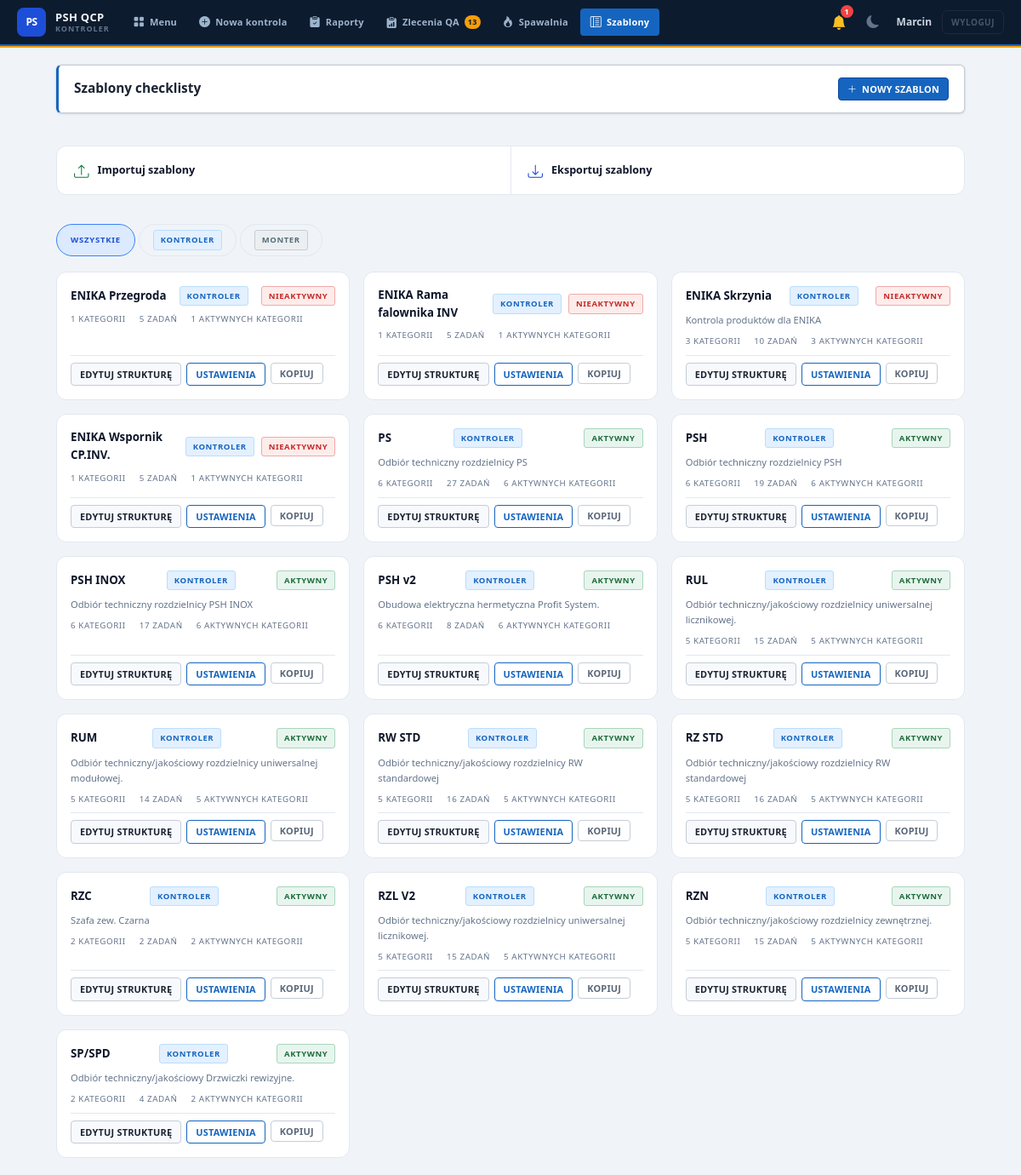
Screenshot of /admin/templates (signed in) with the database file from the repository.
### models.py (models this page shows, shortened)
class User(UserMixin, db.Model):
    __tablename__ = 'users'
    id = db.Column(db.Integer, primary_key=True)
    username = db.Column(db.String(64), unique=True, nullable=False)
    email = db.Column(db.String(120), unique=True, nullable=False)
    password_hash = db.Column(db.String(256), nullable=False)
    role = db.Column(db.String(16), nullable=False, default='kontroler')
    created_at = db.Column(db.DateTime, default=lambda: datetime.now(UTC))
    reports = db.relationship('Report', backref='author', lazy='dynamic',
                             foreign_keys='[Report.user_id]')
    @property
    def is_admin(self): return self.role == 'admin'
    @property
    def is_kontroler(self): return self.role in ('admin', 'kontroler')
    @property
    def role_label(self):
        return {'admin': 'Administrator', 'order': 'Zamawiający',
                'kontroler': 'Kontroler', 'monter': 'Monter',
                'spawacz': 'Spawacz'}.get(self.role, self.role)

class ChecklistTemplate(db.Model):
    __tablename__ = 'checklist_templates'
    id = db.Column(db.Integer, primary_key=True)
    name = db.Column(db.String(128), nullable=False)
    description = db.Column(db.Text, nullable=True)
    is_active = db.Column(db.Boolean, default=True)
    template_type = db.Column(db.String(16), default='kontroler')  # kontroler | monter
    created_at = db.Column(db.DateTime, default=lambda: datetime.now(UTC))
    categories = db.relationship('Category', backref='template', lazy='dynamic',
                                 cascade='all, delete-orphan', order_by='Category.order')
    @property
    def task_count(self):
        return sum(c.tasks.filter_by(is_active=True).count()
                   for c in self.categories.filter_by(is_active=True))

### app.py (the view)
@app.route('/admin/templates')
@login_required
@kontroler_required
def admin_templates():
    type_filter = request.args.get('type', '')  # '' | 'kontroler' | 'monter'
    q = ChecklistTemplate.query
    if type_filter in ('kontroler', 'monter'):
        q = q.filter_by(template_type=type_filter)
    templates = q.order_by(ChecklistTemplate.name).all()
    return render_template('admin/templates.html', templates=templates, type_filter=type_filter)

### templates/admin/templates.html (shortened to what this page needs)
{% extends "admin/base_admin.html" %}
{% block admin_content %}
<div class="page-header">
  <h1 class="page-title">Szablony checklisty</h1>
  <a href="{{ url_for('admin_template_new') }}" class="btn btn-primary btn-sm"><i class="bi bi-plus-lg"></i> Nowy szablon</a>
</div>
<div class="tpl-io-bar">
  <form method="post" action="{{ url_for('admin_templates_import') }}"
        enctype="multipart/form-data" id="import-form">
    <label for="import-file" class="tpl-io-action tpl-io-import" title="Importuj szablony z pliku JSON">
      <i class="bi bi-upload"></i>
      <span>Importuj szablony</span>
    </label>
  </form>
  <a href="{{ url_for('admin_templates_export') }}" class="tpl-io-action tpl-io-export" title="Eksportuj szablony">
    <i class="bi bi-download"></i>
    <span>Eksportuj szablony</span>
  </a>
</div>
<div class="filter-tabs">
  <a href="{{ url_for('admin_templates') }}"
     class="filter-tab {% if not type_filter %}active{% endif %}">Wszystkie</a>
  <a href="{{ url_for('admin_templates', type='kontroler') }}"
     class="filter-tab {% if type_filter == 'kontroler' %}active{% endif %}">
    <span class="badge badge-info">Kontroler</span>
  </a>
  <a href="{{ url_for('admin_templates', type='monter') }}"
     class="filter-tab {% if type_filter == 'monter' %}active{% endif %}">
    <span class="badge badge-neutral">Monter</span>
  </a>
</div>
{% if templates %}
<div class="template-grid">
  {% for t in templates %}
  <div class="template-card">
    <div class="template-card-header">
      <span class="template-card-name">{{ t.name }}</span>
      {% if t.template_type == 'monter' %}
        <span class="badge badge-neutral">Monter</span>
      {% else %}
        <span class="badge badge-info">Kontroler</span>
      {% endif %}
      {% if t.is_active %}
        <span class="badge badge-success">Aktywny</span>
      {% else %}
        <span class="badge badge-danger">Nieaktywny</span>
      {% endif %}
    </div>
    {% if t.description %}
    <p class="template-card-desc">{{ t.description }}</p>
    {% endif %}
    <div class="template-card-meta">
      <span>{{ t.categories.count() }} kategorii</span>
      <span>{{ t.task_count }} zadań</span>
      <span>{{ t.categories.filter_by(is_active=True).count() }} aktywnych kategorii</span>
    </div>
    <div class="template-card-actions">
      <a href="{{ url_for('admin_template_categories', tmpl_id=t.id) }}" class="btn btn-secondary btn-sm">Edytuj strukturę</a>
      <a href="{{ url_for('admin_template_edit', tmpl_id=t.id) }}" class="btn btn-outline btn-sm">Ustawienia</a>
      <form method="post" action="{{ url_for('admin_template_copy', tmpl_id=t.id) }}" class="form-inline">
        <button type="submit" class="btn btn-ghost btn-sm">Kopiuj</button>
      </form>
    </div>
  </div>
  {% endfor %}
</div>
{% endif %}
{% endblock %}

### templates/base.html (shortened to what this page needs)
<!DOCTYPE html>
<html lang="pl">
<head>
  <link rel="stylesheet" href="{{ url_for('static', filename='css/main.css') }}">
  <link rel="stylesheet" href="{{ url_for('static', filename='css/erp-design.css') }}">
  <link rel="stylesheet" href="https://cdn.jsdelivr.net/npm/bootstrap-icons@1.11.3/font/bootstrap-icons.min.css">
</head>
<body class="light">
{% if current_user.is_authenticated and current_user.is_admin %}
<header class="mobile-header" id="mobile-header">
  <span class="mobile-brand">PS QCP</span>
  <div class="mobile-header-actions">
    <a href="{{ url_for('alerts_list') }}"
       class="mobile-bell-link {% if unread_alerts > 0 %}has-alerts{% endif %}"
       title="Alerty">
      <i class="bi bi-bell-fill"></i>
      {% if unread_alerts > 0 %}<span class="alert-count">{{ unread_alerts }}</span>{% endif %}
    </a>
    <button type="button" class="burger" id="burger" aria-label="Menu" aria-expanded="false">
      <span></span><span></span><span></span>
    </button>
  </div>
</header>
<div class="app">
  <aside class="sidebar" id="sidebar">
    <div class="sidebar-logo">
      <div class="sidebar-logo-mark">PS</div>
      <div class="sidebar-logo-text">
        <div class="sidebar-title">Panel kontrolny<br>produkcji</div>
        <div class="sidebar-subtitle">QCP System</div>
      </div>
      <button class="sidebar-toggle-btn" id="sidebar-toggle-btn" type="button" title="Zwiń / rozwiń">
        <i class="bi bi-chevron-left" id="sidebar-toggle-icon"></i>
      </button>
    </div>
    <nav class="sidebar-nav">
      <a href="{{ url_for('dashboard') }}"
         class="{% if request.endpoint == 'dashboard' %}active{% endif %}">
        <span class="nav-icon"><i class="bi bi-speedometer2"></i></span>
        <span>Dashboard</span>
      </a>
      <a href="{{ url_for('reports_list') }}"
         class="{% if request.endpoint in ('reports_list','report_detail') %}active{% endif %}">
        <span class="nav-icon"><i class="bi bi-clipboard-check"></i></span>
        <span>Raporty QA</span>
      </a>
      <a href="{{ url_for('admin_templates') }}"
         class="{% if request.endpoint and ('template' in request.endpoint or 'category' in request.endpoint or 'task' in request.endpoint) %}active{% endif %}">
        <span class="nav-icon"><i class="bi bi-layout-text-sidebar-reverse"></i></span>
        <span>Szablony</span>
      </a>
      <a href="{{ url_for('orders_list') }}"
         class="{% if request.endpoint and 'orders' in request.endpoint and request.endpoint != 'orders_import_csv' %}active{% endif %}">
        <span class="nav-icon"><i class="bi bi-box-seam"></i></span>
        <span>Zamówienia</span>
      </a>
      <a href="{{ url_for('kosztorys.list_quotes') }}"
         class="{% if request.endpoint and request.endpoint.startswith('kosztorys.') and request.endpoint not in ('kosztorys.admin_prices','kosztorys.admin_rates','kosztorys.admin_cabinets','kosztorys.admin_catalog') %}active{% endif %}">
        <span class="nav-icon"><i class="bi bi-calculator"></i></span>
        <span>Kosztorysy</span>
      </a>
      <a href="{{ url_for('spawalnia.list_records') }}"
         class="{% if request.endpoint and request.endpoint.startswith('spawalnia.') %}active{% endif %}">
        <span class="nav-icon"><i class="bi bi-fire"></i></span>
        <span>Spawalnia</span>
      </a>
      <div class="sidebar-section">Zarządzanie</div>
      <a href="{{ url_for('orders_import_csv') }}"
         class="{% if request.endpoint == 'orders_import_csv' %}active{% endif %}">
        <span class="nav-icon"><i class="bi bi-filetype-csv"></i></span>
        <span>Import CSV</span>
      </a>
      <a href="{{ url_for('admin_users') }}"
         class="{% if request.endpoint and 'user' in request.endpoint %}active{% endif %}">
        <span class="nav-icon"><i class="bi bi-person-gear"></i></span>
        <span>Użytkownicy</span>
      </a>
      <a href="{{ url_for('admin_stats') }}"
         class="{% if request.endpoint == 'admin_stats' %}active{% endif %}">
        <span class="nav-icon"><i class="bi bi-bar-chart-line"></i></span>
        <span>Statystyki</span>
      </a>
      <a href="{{ url_for('admin_audit_log') }}"
         class="{% if request.endpoint == 'admin_audit_log' %}active{% endif %}">
        <span class="nav-icon"><i class="bi bi-journal-text"></i></span>
        <span>Dziennik zdarzeń</span>
      </a>
      <div class="sidebar-section">Kosztorysy – config</div>
      <a href="{{ url_for('kosztorys.admin_prices') }}"
         class="{% if request.endpoint == 'kosztorys.admin_prices' %}active{% endif %}">
        <span class="nav-icon"><i class="bi bi-tags"></i></span>
        <span>Ceny materiałów</span>
      </a>
      <a href="{{ url_for('kosztorys.admin_rates') }}"
         class="{% if request.endpoint == 'kosztorys.admin_rates' %}active{% endif %}">
        <span class="nav-icon"><i class="bi bi-person-workspace"></i></span>
        <span>Stawki robocizny</span>
      </a>
      <a href="{{ url_for('kosztorys.admin_cabinets') }}"
         class="{% if request.endpoint == 'kosztorys.admin_cabinets' %}active{% endif %}">
        <span class="nav-icon"><i class="bi bi-box"></i></span>
        <span>Typy szaf</span>
      </a>
      <a href="{{ url_for('kosztorys.admin_catalog') }}"
         class="{% if request.endpoint == 'kosztorys.admin_catalog' %}active{% endif %}">
        <span class="nav-icon"><i class="bi bi-list-ul"></i></span>
        <span>Katalog produktów</span>
      </a>
    </nav>
    <button class="theme-toggle" id="theme-toggle" type="button">
      <i class="bi bi-moon-fill" id="theme-icon"></i>
      <span id="theme-label">Dark mode</span>
    </button>
    <div class="sidebar-footer">
      <div class="avatar"><i class="bi bi-person-fill"></i></div>
      <span class="user-name" title="{{ current_user.username }}">{{ current_user.username }}</span>
      <a href="{{ url_for('alerts_list') }}"
         class="alert-bell-link {% if unread_alerts > 0 %}has-alerts{% endif %}"
         title="Alerty{% if unread_alerts > 0 %} ({{ unread_alerts }} nowych){% endif %}">
        <i class="bi bi-bell-fill"></i>
        {% if unread_alerts > 0 %}<span class="alert-count">{{ unread_alerts }}</span>{% endif %}
      </a>
      <a href="{{ url_for('logout') }}" class="logout-link">Wyloguj</a>
    </div>
  </aside>
{# ════════════════════════════════════════════════════════════════
   WORKER LAYOUT — elementy otwierające (wk-header)
   ════════════════════════════════════════════════════════════════ #}
{% else %}
<div class="wk-layout">
  <header class="wk-header">
    <div class="wk-header-brand">
      <div class="wk-logo-mark">PS</div>
      <div class="wk-logo-text">
        <div class="wk-app-name">PSH QCP</div>
        <div class="wk-role-badge">{{ current_user.role_label if current_user.is_authenticated else '' }}</div>
      </div>
    </div>
    {% if current_user.is_authenticated %}
    <nav class="wk-nav" aria-label="Nawigacja">
      <a href="{{ url_for('dashboard') }}"
         class="wk-nav-link {% if request.endpoint == 'dashboard' %}active{% endif %}"
         title="Menu główne">
        <i class="bi bi-grid-fill"></i>
        <span class="wk-nav-label">Menu</span>
      </a>
      {% if current_user.role == 'kontroler' %}
        <a href="{{ url_for('new_checklist') }}"
           class="wk-nav-link {% if request.endpoint == 'new_checklist' %}active{% endif %}"
           title="Nowa kontrola">
          <i class="bi bi-plus-circle-fill"></i>
          <span class="wk-nav-label">Nowa kontrola</span>
        </a>
        <a href="{{ url_for('reports_list') }}"
           class="wk-nav-link {% if request.endpoint in ('reports_list','report_detail') %}active{% endif %}"
           title="Raporty QA">
          <i class="bi bi-clipboard-check-fill"></i>
          <span class="wk-nav-label">Raporty</span>
        </a>
        {% if pending_qa_count > 0 %}
        <button type="button" class="wk-nav-link wk-qa-btn" id="wk-qa-btn"
                aria-expanded="false" title="Zlecenia QA do wykonania ({{ pending_qa_count }})">
          <i class="bi bi-clipboard-data-fill"></i>
          <span class="wk-nav-label">Zlecenia QA</span>
          <span class="wk-qa-badge">{{ pending_qa_count }}</span>
        </button>
        {% endif %}
        <a href="{{ url_for('spawalnia.list_records') }}"
           class="wk-nav-link {% if request.endpoint and request.endpoint.startswith('spawalnia.') %}active{% endif %}"
           title="Spawalnia">
          <i class="bi bi-fire"></i>
          <span class="wk-nav-label">Spawalnia</span>
        </a>
        <a href="{{ url_for('admin_templates') }}"
           class="wk-nav-link {% if request.endpoint and ('template' in request.endpoint or 'category' in request.endpoint or 'task' in request.endpoint) %}active{% endif %}"
           title="Szablony">
          <i class="bi bi-layout-text-sidebar-reverse"></i>
          <span class="wk-nav-label">Szablony</span>
        </a>
      {% endif %}
    </nav>
    {% endif %}
    <div class="wk-header-end">
      {% if current_user.is_authenticated %}
      <a href="{{ url_for('alerts_list') }}"
         class="wk-bell-link {% if unread_alerts > 0 %}has-alerts{% endif %}"
         title="Alerty{% if unread_alerts > 0 %} ({{ unread_alerts }} nowych){% endif %}">
        <i class="bi bi-bell-fill"></i>
        {% if unread_alerts > 0 %}<span class="alert-count">{{ unread_alerts }}</span>{% endif %}
      </a>
      <button type="button" class="wk-theme-btn" id="wk-theme-btn" title="Zmień motyw">
        <i class="bi bi-moon-fill" id="wk-theme-icon"></i>
      </button>
      <span class="wk-username" title="{{ current_user.username }}">{{ current_user.username }}</span>
      <a href="{{ url_for('logout') }}" class="wk-logout-link">Wyloguj</a>
      {% endif %}
    </div>
  </header>
  {% if current_user.role == 'kontroler' and pending_qa_count > 0 %}
  <div class="qa-drawer" id="qa-drawer" role="region" aria-label="Zlecenia QA do wykonania">
    <div class="qa-drawer-hdr">
    </div>
  </div>
  {% endif %}
{% endif %}
<main class="{% if current_user.is_authenticated and current_user.is_admin %}main-content{% else %}wk-main{% endif %}">
  {% block content %}{% endblock %}
</main>
{% if current_user.is_authenticated and current_user.is_admin %}
</div>
<div class="sidebar-trigger" id="sidebar-trigger" title="Pokaż menu"></div>
<div class="sidebar-overlay" id="sidebar-overlay"></div>
{% else %}
</div>
{% endif %}
</body>
</html>

### rows the page displays
User: role "KONTROLER", username "Marcin"
ChecklistTemplate: name "ENIKA Przegroda", template_type "KONTROLER", is_active "NIEAKTYWNY", categories.count "1", task_count "5", categories.filter_by "1"
ChecklistTemplate: name "ENIKA Rama falownika INV", template_type "KONTROLER", is_active "NIEAKTYWNY", categories.count "1", task_count "5", categories.filter_by "1"
ChecklistTemplate: name "ENIKA Skrzynia", template_type "KONTROLER", is_active "NIEAKTYWNY", description "Kontrola produktów dla ENIKA", categories.count "3", task_count "10", categories.filter_by "3"
ChecklistTemplate: name "ENIKA Wspornik CP.INV.", template_type "KONTROLER", is_active "NIEAKTYWNY", categories.count "1", task_count "5", categories.filter_by "1"
ChecklistTemplate: name "PS", template_type "KONTROLER", is_active "AKTYWNY", description "Odbiór techniczny rozdzielnicy PS", categories.count "6", task_count "27", categories.filter_by "6"
ChecklistTemplate: name "PSH", template_type "KONTROLER", is_active "AKTYWNY", description "Odbiór techniczny rozdzielnicy PSH", categories.count "6", task_count "19", categories.filter_by "6"
ChecklistTemplate: name "PSH INOX", template_type "KONTROLER", is_active "AKTYWNY", description "Odbiór techniczny rozdzielnicy PSH INOX", categories.count "6", task_count "17", categories.filter_by "6"
ChecklistTemplate: name "PSH v2", template_type "KONTROLER", is_active "AKTYWNY", description "Obudowa elektryczna hermetyczna Profit System.", categories.count "6", task_count "8", categories.filter_by "6"
ChecklistTemplate: name "RUL", template_type "KONTROLER", is_active "AKTYWNY", description "Odbiór techniczny/jakościowy rozdzielnicy uniwersalnej licznikowej.", categories.count "5", task_count "15", categories.filter_by "5"
ChecklistTemplate: name "RUM", template_type "KONTROLER", is_active "AKTYWNY", description "Odbiór techniczny/jakościowy rozdzielnicy uniwersalnej modułowej.", categories.count "5", task_count "14", categories.filter_by "5"
ChecklistTemplate: name "RW STD", template_type "KONTROLER", is_active "AKTYWNY", description "Odbiór techniczny/jakościowy rozdzielnicy RW standardowej", categories.count "5", task_count "16", categories.filter_by "5"
ChecklistTemplate: name "RZ STD", template_type "KONTROLER", is_active "AKTYWNY", description "Odbiór techniczny/jakościowy rozdzielnicy RW standardowej", categories.count "5", task_count "16", categories.filter_by "5"
ChecklistTemplate: name "RZC", template_type "KONTROLER", is_active "AKTYWNY", description "Szafa zew. Czarna", categories.count "2", task_count "2", categories.filter_by "2"
ChecklistTemplate: name "RZL V2", template_type "KONTROLER", is_active "AKTYWNY", description "Odbiór techniczny/jakościowy rozdzielnicy uniwersalnej licznikowej.", categories.count "5", task_count "15", categories.filter_by "5"
ChecklistTemplate: name "RZN", template_type "KONTROLER", is_active "AKTYWNY", description "Odbiór techniczny/jakościowy rozdzielnicy zewnętrznej.", categories.count "5", task_count "15", categories.filter_by "5"
ChecklistTemplate: name "SP/SPD", template_type "KONTROLER", is_active "AKTYWNY", description "Odbiór techniczny/jakościowy Drzwiczki rewizyjne.", categories.count "2", task_count "4", categories.filter_by "2"

### other values shown
{{ pending_qa_count }} "13"
{{ unread_alerts }} "1"
